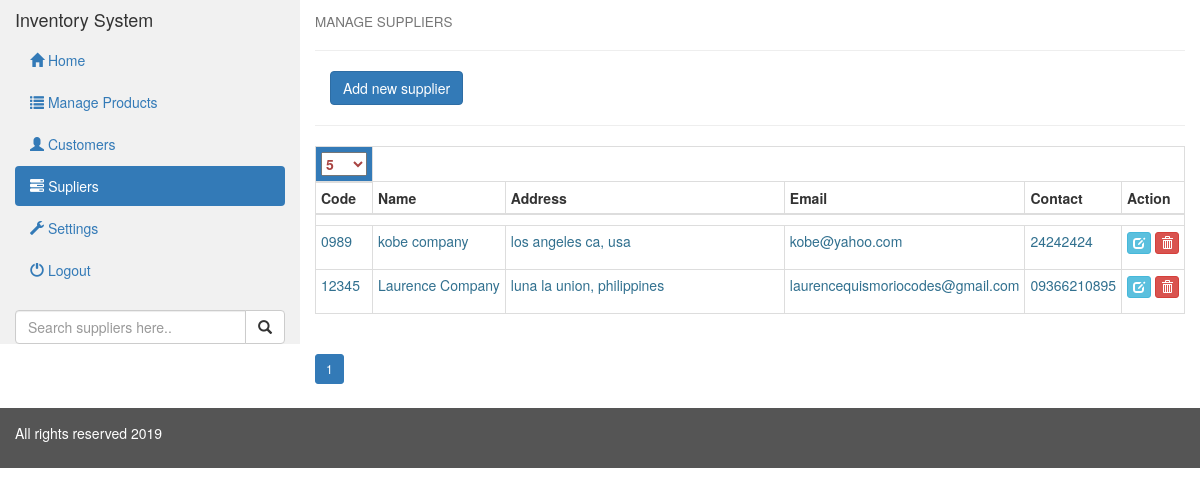
Screenshot of /admin/Suppliers/index.php?page=1&per-page=5 with the database file from the repository.
### tables this page shows
CREATE TABLE `product_supplier` (
  `id` int(11) NOT NULL,
  `code` varchar(100) NOT NULL,
  `name` varchar(250) NOT NULL,
  `address` varchar(1000) NOT NULL,
  `semail` varchar(100) NOT NULL,
  `scontact` varchar(20) NOT NULL
);

### admin/Suppliers/index.php (the view, shortened to what this page needs)
<!DOCTYPE html>
<html lang="en">
<?php
 include('../../exe/database.php');
  ?>
<head>
  <link rel="stylesheet" href="http://maxcdn.bootstrapcdn.com/bootstrap/3.3.6/css/bootstrap.min.css">
</head>
<body>
<div class="container-fluid">
  <div class="row content">
    <div class="col-sm-3 sidenav">
      <h4>Inventory System</h4>
      <ul class="nav nav-pills nav-stacked">
        <li><a href="../"><span class="glyphicon glyphicon-home"></span> Home</a></li>
        <li><a href="../Products"><span class="glyphicon glyphicon-list"></span> Manage Products</a></li>
        <li><a href="../Customers"><span class="glyphicon glyphicon-user"></span> Customers</a></li>
        <li class="active"><a href="#Suppliers"><span class="glyphicon glyphicon-tasks"></span> Supliers</a></li>
      	<li><a href="../Settings"><span class="glyphicon glyphicon-wrench"></span> Settings</a></li>
        <li><a href="../Logout"><span class="glyphicon glyphicon-off"></span> Logout</a></li>
      </ul><br>
      <form action="search.php" method="GET">
      <div class="input-group">
        <input type="text" class="form-control" name="q" placeholder="Search suppliers here..">
        <span class="input-group-btn">
          <button class="btn btn-default" type="submit" name="search">
            <span class="glyphicon glyphicon-search"></span>
          </button>
        </span>
      </div>
      </form>
    </div>
    <div class="col-sm-9">
      <h4><small>MANAGE SUPPLIERS</small></h4>
      <hr>
      	<div class="container-fluid">
          <div class="row">
            <div class="col-sm-3">
              <a href="#" class="btn btn-primary btn-xl" onclick="anp()">Add new supplier</a>
            </div>
            <div class="col-sm-9">
            </div>
          </div>
        </div>
        <hr/>
          <?php
 if (isset($_GET['q'])) {
  $q = $_GET['q'];
  if (isset($_GET['page']) && isset($_GET['per-page'])) {
                 $page  = $_GET['page'];
                 $perpage  = $_GET['per-page'];
                 $result = mysqli_query($con,"SELECT COUNT(code) FROM product_supplier WHERE code LIKE '%$q%' OR name LIKE '%$q%' OR address LIKE '%$q%'");
                  $row = mysqli_fetch_row($result);
                  $total_records = $row[0];
                  $total_pages = ceil($total_records / $perpage);
                 if ($_GET['page'] == 0 || $_GET['per-page'] == 0) {
                    header("Location:?page=1&per-page=5&q=$q&search");
                 }
                 if ($total_pages < $_GET['page']) {
                  if ($total_records == 0) {
                    $_SESSION['empty-row'] = "0 supplier to display. Add Suplier.";
                  }else{
                    header("Location:?page=1&per-page=5&q=$q&search");
                  }
                 }
            }
             else {
              header("Location:?page=1&per-page=5&q=$q&search");
            }
          $start_from = ($page-1) * $perpage;
          $productsupplier = mysqli_query($con,"SELECT * FROM product_supplier WHERE code LIKE '%$q%' OR name LIKE '%$q%' OR address LIKE '%$q%' ORDER BY id DESC LIMIT $start_from, $perpage");
          }else{
          if (isset($_GET['page']) && isset($_GET['per-page'])) {
                 $page  = $_GET['page'];
                 $perpage  = $_GET['per-page'];
                 $result = mysqli_query($con,"SELECT COUNT(code) FROM product_supplier");
                  $row = mysqli_fetch_row($result);
                  $total_records = $row[0];
                  $total_pages = ceil($total_records / $perpage);
            }
             else {
              header("Location:?page=1&per-page=5");
            }
          $start_from = ($page-1) * $perpage;
          $productsupplier = mysqli_query($con,"SELECT * FROM product_supplier ORDER BY id DESC LIMIT $start_from, $perpage");
          }
          ?>
        <table class="table table-condensed table-bordered table-hover">
        <thead>
        <tr class="bg-primary">
          <th class="text-danger">
              <select class="per-page" data-page="<?php echo $_GET['page']; ?>">
                <option><?php echo $_GET['per-page']; ?></option>
              </select>
          </th>
        </tr>
        </thead>
          <thead>
            <tr>
              <th>Code</th>
              <th>Name</th>
              <th>Address</th>
              <th>Email</th>
              <th>Contact</th>
              <th>Action</th>
            </tr>
          </thead>
          <tbody>
          <td colspan="8">
           </td>
              <?php
                while ($row = mysqli_fetch_assoc($productsupplier)) { ?>
                <tr class="text-info">
                  <td><?php echo $row['code']; ?></td>
                  <td><?php echo $row['name']; ?></td>
                  <td><?php echo $row['address']; ?></td>
                  <td><?php echo $row['semail']; ?></td>
                  <td><?php echo $row['scontact']; ?></td>
                  <td>
                  <p class="text-center">
                    <a href="#" class="btn btn-xs btn-info" data-page="edit" data-name="<?php echo $row['id']; ?>" title="Click this if you want to edit all the information for this suppler."><span class="glyphicon glyphicon-edit"></span></a>
                    <a href="#" class="btn btn-xs btn-danger" data-page="delete" data-name="<?php echo $row['id']; ?>" title="Click this if you want to delete this suppler."><span class="glyphicon glyphicon-trash"></span></a>
                  </p>
                  </td>
                </tr>
                <?php }
               ?>
          </tbody>
        </table>
        <ul class="pagination pagination-sm">
        <?php for ($i=1; $i<=$total_pages; $i++) { ?>
                      <li class="<?php
                        if ($_GET['page'] == $i) {
                          echo "active";
                        }
                       ?>"><a href="?page=<?php echo $i; ?>&per-page=<?php echo $perpage;?>"><?php echo $i; ?></a></li>
       <?php }
        ?>
        </ul>
    </div>
  </div>
</div>
<footer class="container-fluid">
  <p><?php include('../../exe/footer.php'); ?></p>
</footer>
</body>
</html>

### admin/Suppliers/index.php (style rules this page uses)
tr td:first-child ,td:nth-child(2n), td:nth-child(4n), td:nth-child(5n), td:last-child { width:1%; white-space:nowrap; }
.row.content { height: auto; }
.sidenav { background-color: #f1f1f1; height: 100%; }
footer { position: relative; bottom:0px; width: 100%; background-color: #555; color: white; padding: 15px; }

### rows the page displays
product_supplier: code "0989", name "kobe company", address "los angeles ca, usa", semail "kobe@yahoo.com", scontact "24242424"
product_supplier: code "12345", name "Laurence Company", address "luna la union, philippines", semail "laurencequismoriocodes@gmail.com", scontact "09366210895"

### other values shown
form field value "5"
